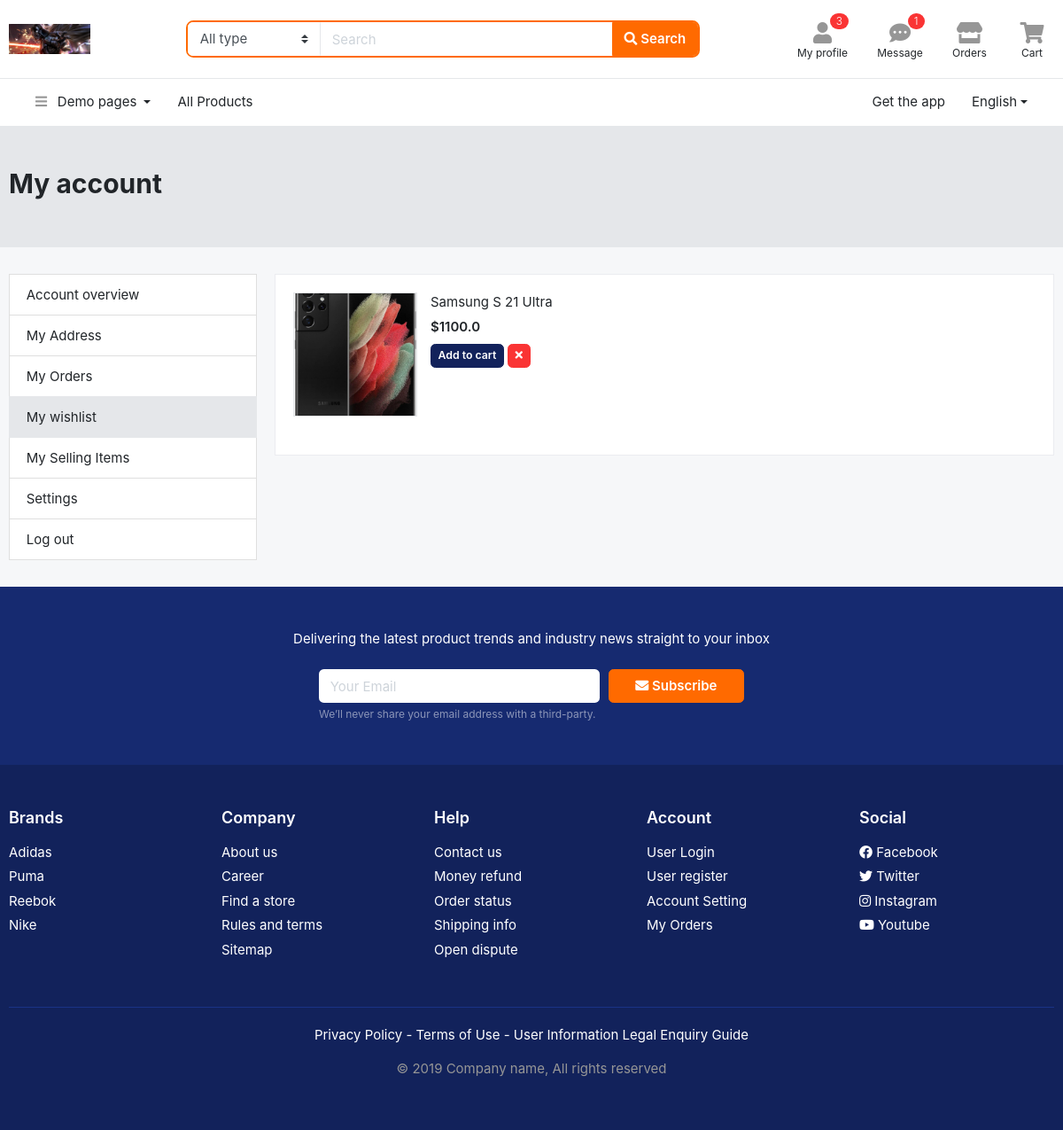
/orders/wishlist/ (signed in), run on the app's committed database.
### main/models.py (models this page shows, shortened)
class Product(models.Model):
    name=models.CharField(max_length=100)
    brand=models.CharField(max_length=10,blank=True,null=True)
    price=models.FloatField(validators=[MinValueValidator(0.0)])
    description=models.TextField()
    delivery_time=models.CharField(max_length=100)
    guarantee=models.CharField(blank=True,null=True,max_length=100)
    rating=models.FloatField(validators=[MinValueValidator(0.0),MaxValueValidator(5.0)],blank=True,null=True)
    sub_category=models.ForeignKey(SubCategory,on_delete=models.CASCADE)
    country=models.CharField(max_length=100,default="China")
    amount=models.PositiveSmallIntegerField(default=1)

class Image(models.Model):
    product=models.ForeignKey(Product,on_delete=models.CASCADE)
    image=models.ImageField(upload_to='images/products')

### order/views.py (the view)
# urls.py: path('wishlist/',WishListView.as_view(),name="wishlist"),
class WishListView(View):
    def get(self,request):
        if request.user.is_authenticated and request.user.confirmed:
            favorite_products=Product.objects.filter(favorite__user=request.user)
            context={
                'favorite_products':favorite_products
            }
            return render(request,'wishlist.html',context)
        return redirect('login')

### templates/wishlist.html
{% extends 'base.html' %}
{% block content %}
<section class="section-pagetop bg-gray">
<div class="container">
	<h2 class="title-page">My account</h2>
</div>
</section>
<section class="section-content padding-y">
<div class="container">
<div class="row">
	<aside class="col-md-3">
		<nav class="list-group">
			<a class="list-group-item" href="{% url 'profile' %}"> Account overview  </a>
			<a class="list-group-item" href="{% url 'address' %}"> My Address </a>
			<a class="list-group-item" href="{% url 'orders' %}"> My Orders </a>
			<a class="list-group-item active" href="page-profile-wishlist.html"> My wishlist </a>
			<a class="list-group-item" href="page-profile-seller.html"> My Selling Items </a>
			<a class="list-group-item" href="{% url 'settings' %}"> Settings </a>
			<a class="list-group-item" href="{% url 'logout' %}"> Log out </a>
		</nav>
	</aside>
	<main class="col-md-9">
		<article class="card">
			<div class="card-body">
		<div class="row">
			{% for product in favorite_products %}
				<div class="col-md-6">
					<figure class="itemside mb-4">
						<div class="aside"><img src="{{product.image_set.first.image.url}}" class="border img-md"></div>
						<figcaption class="info">
							<a href="#" class="title">{{product.name}}</a>
							<p class="price mb-2">${{product.price}}</p>
							<a href="{% url 'add-to-cart' product.id %}" class="btn btn-secondary btn-sm"> Add to cart </a>
							<a href="{% url 'delete_favorite' product.id %}" class="btn btn-danger btn-sm" data-toggle="tooltip" title="" data-original-title="Remove from wishlist"> <i class="fa fa-times"></i> </a>
						</figcaption>
					</figure>
				</div>
			{% endfor %}
			</div>
			</div>
		</article>
	</main>
</div>
</div>
</section>
{% endblock %}

### static/css/ui.css (style rules this page uses)
html { font-family:'Inter', sans-serif;font-size:15px }
.img-xs,.img-sm,.img-md,.img-lg { -o-object-fit:cover;object-fit:cover;-ms-flex-negative:0;flex-shrink:0;-webkit-box-flex:0;-ms-flex-positive:0;flex-grow:0 }
.img-md { width:140px;height:140px }
.padding-y { padding-top:30px;padding-bottom:30px }
figure { margin-bottom:0 }
article:after,.form-group:after { display:block;clear:both;content:"" }
.title-page { color:#212529 }
.itemside { position:relative;display:-webkit-box;display:-ms-flexbox;display:flex;width:100% }
.itemside .aside { position:relative;-ms-flex-negative:0;flex-shrink:0 }
.itemside .info { padding-left:15px;padding-right:7px }
.itemside p { margin-bottom:0 }
.itemside .title { display:block;margin-bottom:5px;color:#212529 }
.price { font-weight:600;color:#212529 }
body { background-color:#f6f7f9 }
.section-pagetop { padding:45px 0 }

### data on the page
Product: image_set.first.image (picture), name "Samsung S 21 Ultra", price "1100.0"
